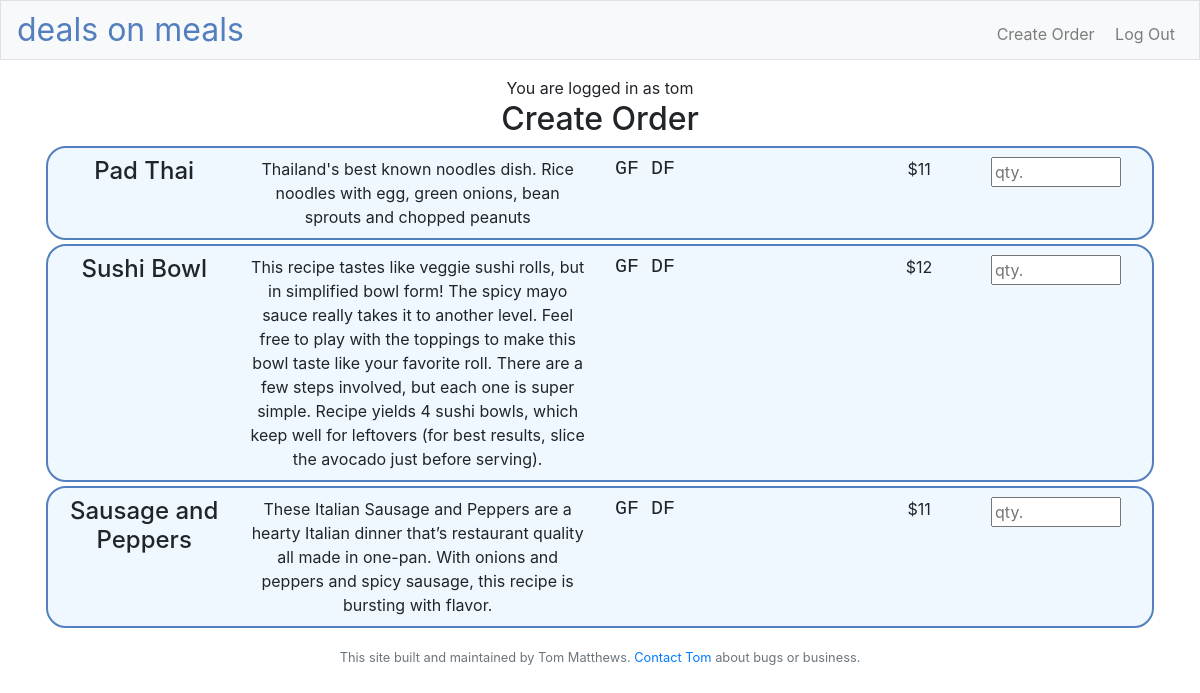
Before: /createOrder (signed in) with the older database file.
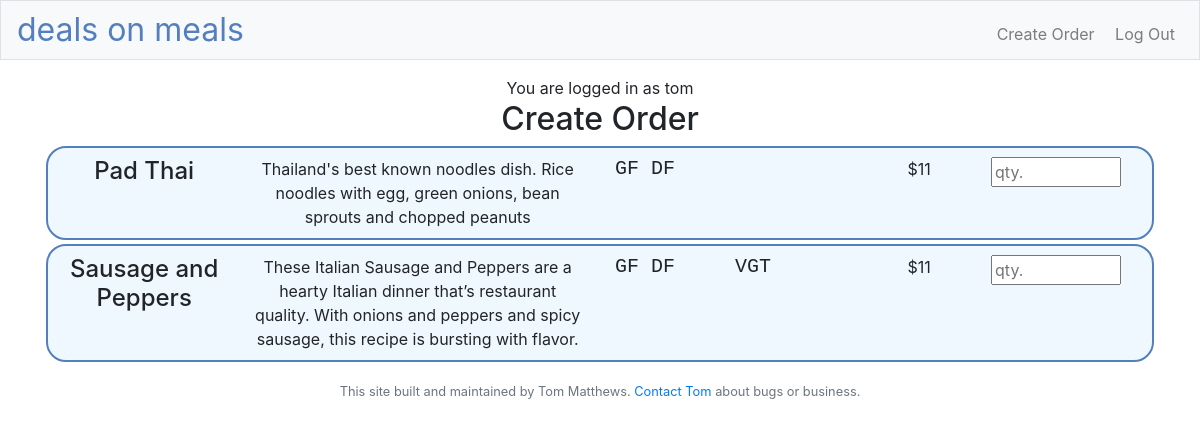
After: the same page with the newer database file.
### models.py (models this page shows, shortened)
class Meal(db.Model):
    __tablename__ = "meal"
    id = db.Column(db.Integer, primary_key=True)
    title = db.Column(db.String(), nullable=False)
    desc = db.Column(db.String(), nullable=False)
    gf = db.Column(db.Boolean(), nullable=False, default=False)
    df = db.Column(db.Boolean(),  nullable=False, default=False)
    vgt = db.Column(db.Boolean(),  nullable=False, default=False)
    vgn = db.Column(db.Boolean(),  nullable=False, default=False)
    archived = db.Column(db.Boolean(), nullable=False, default=False)
    price = db.Column(db.Integer, nullable=False, default=11)

### app.py (the view)
@app.route("/createOrder", methods=["GET", "POST"])
@login_required
def createOrder():
    meals = Meal.query.filter(Meal.archived == False).all()
    if ('user_id' in session):
        myUser = User.query.filter(User.id == session["user_id"]).first()
        email = myUser.email
    if (request.method == 'GET'):
        return render_template("createOrder.html", meals=meals, email=email, isAdmin=isAdmin())

### adminFunctions.py (called while the page is built)
def isAdmin():
    if ('user_id' not in session):
        return False
    currentUser = User.query.filter(User.id == session["user_id"]).first()
    if currentUser.email in ADMIN_EMAILS:
        return True
    return False

### app.py (called while the page is built)
@app.after_request
def after_request(response):
    response.headers["Cache-Control"] = "no-cache, no-store, must-revalidate"
    response.headers["Expires"] = 0
    response.headers["Pragma"] = "no-cache"
    return response

### helpers.py (called while the page is built)
def login_required(f):
    @wraps(f)
    def decorated_function(*args, **kwargs):
        if session.get("user_id") is None:
            return redirect("/login")
        return f(*args, **kwargs)
    return decorated_function

### templates/createOrder.html (shortened to what this page needs)
{% extends "layout.html" %}
{% block main %}
<h2>Create Order</h2>
<div class="container-fluid">
    {%for meal in meals %}
    <div class="row tablerow my-1 text-wrap">
        <div class="col-4 col-lg-2 my-1">
            <h4>{{meal.title}}</h4>
        </div>
        <div class="col-8 col-lg-4 my-1">
            {{meal.desc}}
        </div>
        <div class="col-7 col-lg-3 my-1" >
            <h5 style="text-align: left;font-family:'Courier Bold', Courier Bold, monospace;font-style:bold">
            {% if meal.gf == True %}
            GF
            {% else %}&nbsp;&nbsp;{% endif %}
            {% if meal.df == True %}
            DF
            {% else %}&nbsp;&nbsp;{% endif %}
            {% if meal.vgt == True %}VGT
            {% else %}&nbsp;&nbsp;&nbsp;{% endif %}
        </div>
        <div class="col-2 col-lg-1 my-1" >
            ${{meal.price}}
        </div>
        <div class="col-3 col-lg-2 my-1" >
            <div class="def-number-input number-input safari_only">
            <input style="width:85%; max-width:40" placeholder="qty." class="quantity" min="0" max="10" name="quantity" value="" type="number">
            </div>
        </div>
    </div>
    {% endfor %}
</div>
{% endblock %}

Changed rows visible on the page:
no longer on this page (row edited): Meal: title "Sushi Bowl", desc "This recipe tastes like veggie sushi rolls, but in simplified bowl form! The spicy mayo sauce really takes it to another level. Feel free to play with the toppings to make this bowl taste like your favorite roll. There are a few steps involved, but each one is super simple. Recipe yields 4 sushi bowls, which keep well for leftovers (for best results, slice the avocado just before serving).", gf "GF", df "DF", price "12"
changed Meal "Sausage and Peppers": desc "…Italian dinner that’s restaurant quality all made in one-pan. With onions and peppers…" → "…Italian dinner that’s restaurant quality. With onions and peppers…"; now shows "VGT"
